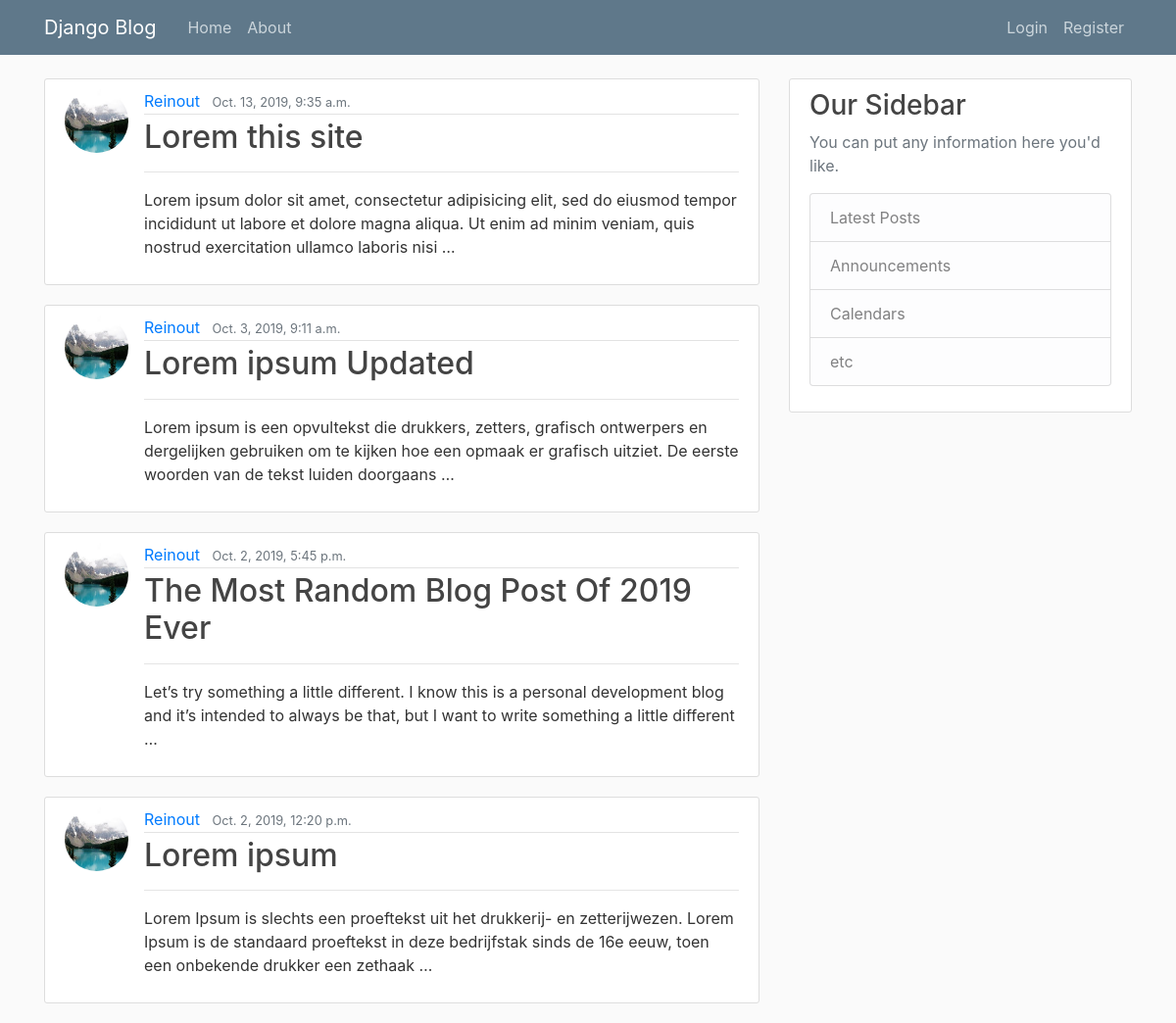
The page / on the database its author committed.
### blog/models.py (models this page shows, shortened)
class Post(models.Model):
    title = models.CharField(max_length=100)
    content = models.TextField()
    date_posted = models.DateTimeField(default=timezone.now)
    author = models.ForeignKey(User, on_delete=models.CASCADE)

### users/models.py (models this page shows, shortened)
class Profile(models.Model):
    user = models.OneToOneField(User, on_delete=models.CASCADE)
    image = models.ImageField(default='default.jpg', upload_to='profile_pics')

### blog/views.py (the view)
# urls.py: path('', PostListView.as_view(), name='blog-home'),
class PostListView(ListView):
    model = Post
    template_name = 'blog/home.html'
    context_object_name = 'posts'
    ordering = ['-date_posted']
    paginate_by = 5

### blog/templates/blog/home.html (shortened to what this page needs)
{% extends "blog/base.html" %}
{% block content %}
    {% for post in posts %}
    <article class="media content-section">
        <img src="{{ post.author.profile.image.url }}" class="rounded-circle article-img">
      <div class="media-body">
        <div class="article-metadata">
          <a class="mr-2" href="{% url 'user-posts' post.author.username %}">{{ post.author }}</a>
          <small class="text-muted">{{ post.date_posted }}</small>
        </div>
        <h2><a class="article-title" href="{% url 'post-detail' post.id %}">{{ post.title }}</a></h2>
        <hr>
        {{ post.content|truncatewords:30|linebreaks }}
      </div>
    </article>
    {% endfor %}
{% endblock content %}

### blog/templates/blog/base.html (shortened to what this page needs)
{% load static %}
<!DOCTYPE html>
<html lang="en">
<head>
    <link rel="stylesheet" href="https://stackpath.bootstrapcdn.com/bootstrap/4.3.1/css/bootstrap.min.css">
    <link rel="stylesheet" type="text/css" href="{% static 'blog/main.css' %}">
</head>
<body>
    <header class="site-header">
      <nav class="navbar navbar-expand-md navbar-dark bg-steel fixed-top">
        <div class="container">
          <a class="navbar-brand mr-4" href="/">Django Blog</a>
          <div class="collapse navbar-collapse" id="navbarToggle">
            <div class="navbar-nav mr-auto">
              <a class="nav-item nav-link" href="{% url 'blog-home' %}">Home</a>
              <a class="nav-item nav-link" href="{% url 'blog-about' %}">About</a>
            </div>
            <div class="navbar-nav">
                {% if user.is_authenticated %}
                    <a class="nav-item nav-link" href="{% url 'post-create' %}">New Post</a>
                    <a class="nav-item nav-link" href="{% url 'logout' %}">Logout</a>
                    <a class="nav-item nav-link" href="{% url 'profile' %}">Profile</a>
                {% else %}
              <a class="nav-item nav-link" href="{% url 'login' %}">Login</a>
              <a class="nav-item nav-link" href="{% url 'register' %}">Register</a>
                {% endif %}
            </div>
          </div>
        </div>
      </nav>
    </header>
    <main role="main" class="container">
      <div class="row">
        <div class="col-md-8">
          {% block content %}{% endblock %}
        </div>
        <div class="col-md-4">
          <div class="content-section">
            <h3>Our Sidebar</h3>
            <p class='text-muted'>You can put any information here you'd like.
              <ul class="list-group">
                <li class="list-group-item list-group-item-light">Latest Posts</li>
                <li class="list-group-item list-group-item-light">Announcements</li>
                <li class="list-group-item list-group-item-light">Calendars</li>
                <li class="list-group-item list-group-item-light">etc</li>
              </ul>
            </p>
          </div>
        </div>
      </div>
    </main>
</body>
</html>

### blog/static/blog/main.css (style rules this page uses)
body { background: #fafafa; color: #333333; margin-top: 5rem; }
h1, h2, h3, h4, h5, h6 { color: #444444; }
ul { margin: 0; }
.bg-steel { background-color: #5f788a; }
.site-header .navbar-nav .nav-link { color: #cbd5db; }
.content-section { background: #ffffff; padding: 10px 20px; border: 1px solid #dddddd; border-radius: 3px; margin-bottom: 20px; }
.article-title { color: #444444; }
.article-img { height: 65px; width: 65px; margin-right: 16px; }
.article-metadata { padding-bottom: 1px; margin-bottom: 4px; border-bottom: 1px solid #e3e3e3 }

### rows shown on the page
Post: author.profile.image (picture), author "Reinout", date_posted "Oct. 13, 2019, 9:35 a.m.", title "Lorem this site", content "Lorem ipsum dolor sit amet, consectetur adipisicing elit, sed do eiusmod tempor incididunt ut labore et dolore magna aliqua. Ut enim ad minim veniam, quis nostrud exercitation ullamco laboris nisi …"
Post: author.profile.image (picture), author "Reinout", date_posted "Oct. 3, 2019, 9:11 a.m.", title "Lorem ipsum Updated", content "Lorem ipsum is een opvultekst die drukkers, zetters, grafisch ontwerpers en dergelijken gebruiken om te kijken hoe een opmaak er grafisch uitziet. De eerste woorden van de tekst luiden doorgaans …"
Post: author.profile.image (picture), author "Reinout", date_posted "Oct. 2, 2019, 5:45 p.m.", title "The Most Random Blog Post Of 2019 Ever", content "Let’s try something a little different. I know this is a personal development blog and it’s intended to always be that, but I want to write something a little different …"
Post: author.profile.image (picture), author "Reinout", date_posted "Oct. 2, 2019, 12:20 p.m.", title "Lorem ipsum", content "Lorem Ipsum is slechts een proeftekst uit het drukkerij- en zetterijwezen. Lorem Ipsum is de standaard proeftekst in deze bedrijfstak sinds de 16e eeuw, toen een onbekende drukker een zethaak …"
